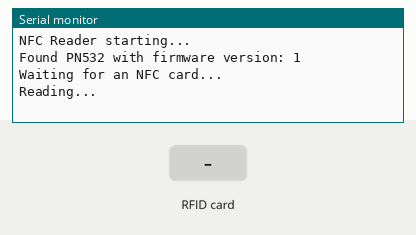
A sketch run on a simulated ESP32. On the bench: the last lines printed to the serial monitor. The test bench sets the inputs (shaded band).

Above: at 1.2 s.
1.3 s: RFID card 01 02 01 01 held to the reader
At 2.6 s:
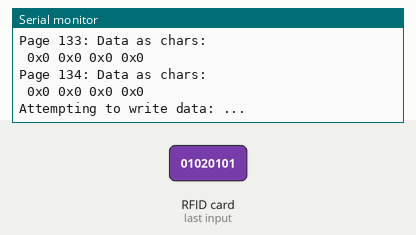
2.8 s: RFID card 00 00 00 BD held to the reader
At 3.1 s:
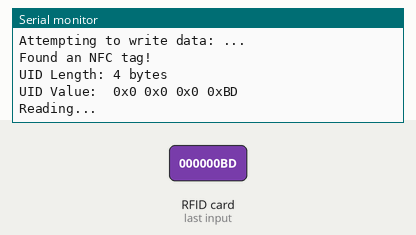
4.3 s: RFID card 04 00 00 FF held to the reader
At 4.8 s:
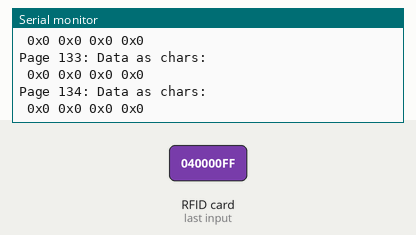
5.8 s: RFID card 5E 7A 19 C4 held to the reader
At 7.4 s:
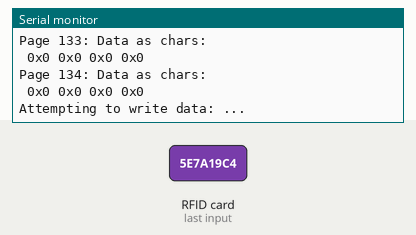
Timing chart, 0 to 8.3 s (numbered marks = the images above; inputs shaded):
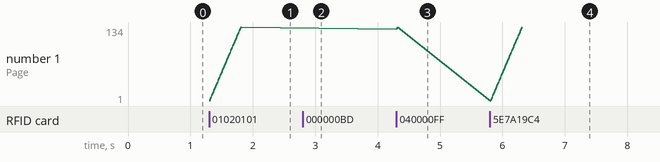

The sketch:

nfc_readwrite.ino
```cpp
#include <Wire.h>
#include <Adafruit_PN532.h>

// Define I2C pins for ESP32
#define SDA_PIN 21
#define SCL_PIN 22
#define RST_PIN 33
#define IRQ_PIN 32

// Define page total
#define NTAG213 36
#define NTAG215 129
#define NTAG216 222

// Create an instance of the PN532 NFC library
Adafruit_PN532 nfc(RST_PIN, IRQ_PIN);

// Define the Key structure
struct Key {
  uint8_t pass[4];  // Assuming PACK is 4 bytes
  uint8_t pack[4];  // Assuming PACK is 4 bytes
};

// Function to read the UID of the NFC tag
bool readNFCUID(uint8_t* uid, uint8_t* uidLength) {
  // Look for an NFC tag (ISO14443A)
  uint8_t success = nfc.readPassiveTargetID(PN532_MIFARE_ISO14443A, uid, uidLength);

  if (success) {
    Serial.println("Found an NFC tag!");

    // Print the UID
    Serial.print("UID Length: ");
    Serial.print(*uidLength, DEC);
    Serial.println(" bytes");

    Serial.print("UID Value: ");
    for (uint8_t i = 0; i < *uidLength; i++) {
      Serial.print(" 0x");
      Serial.print(uid[i], HEX);
    }
    Serial.println("");
    return true;
  }

  Serial.println("No NFC tag found");
  return false;
}

// Function to convert byte array to char array
void byteToCharArray(const uint8_t* byteArray, int byteArraySize, char* charArray) {
  for (int i = 0; i < byteArraySize; i++) {
    charArray[i] = (char)byteArray[i];  // Cast each byte to a char
  }
  charArray[byteArraySize] = '\0';  // Null-terminate the char array (important for strings)
}

// Function to read data starting from a specific page
void readNFCData(uint8_t startPage, uint8_t numPages) {
  uint8_t data[32];  // Buffer to hold the read data

  for (uint8_t page = startPage; page < (startPage + numPages); page++) {
    // Read 4 bytes from the NFC tag starting at the page
    uint8_t success = nfc.mifareclassic_ReadDataBlock(page, data);

    if (success) {
      Serial.print("Page ");
      Serial.print(page);
      Serial.print(": ");

      // Convert the read bytes to a char array
      char charArray[5];                    // 4 bytes + 1 for null terminator
      byteToCharArray(data, 4, charArray);  // Convert 4 bytes per page to char array

      // Print the char array (interpreted as a string)
      Serial.print("Data as chars: ");
      Serial.println(charArray);

      // Print the data in Hex
      for (int j = 0; j < 4; j++) {  // Each page has 4 bytes
        Serial.print(" 0x");
        Serial.print(data[j], HEX);
      }
      Serial.println();
    } else {
      Serial.print("Failed to read page ");
      Serial.println(page);
    }
  }
}

// Function to write data to a specific page
bool writeNFCData(uint8_t page, uint8_t* data, uint8_t dataSize) {
  // Ensure dataSize is 4 bytes for a single NTAG21xx page
  if (dataSize != 4) {
    Serial.println("Error: Data size must be 4 bytes for a single NTAG21xx page.");
    return false;
  }

  // Attempt to write the data to the specified page
  uint8_t success = nfc.ntag2xx_WritePage(page, data);

  // Check for success or failure
  if (success) {
    Serial.println("Succes!");
    return true;  // Return true if write was successful
  } else {
    Serial.print("Failed to write data, error code: ");
    Serial.println(success, HEX);
    return false;
  }
}

void setup(void) {
  // Initialize I2C communication
  Wire.begin(SDA_PIN, SCL_PIN);

  // Initialize serial communication
  Serial.begin(115200);
  Serial.println("NFC Reader starting...");

  // Initialize the NFC reader
  nfc.begin();

  // Check if the PN532 is detected
  uint32_t versiondata = nfc.getFirmwareVersion();
  if (!versiondata) {
    Serial.println("Didn't find PN532");
    while (1)
      ;  // halt
  }

  // Print the version info
  Serial.print("Found PN532 with firmware version: ");
  Serial.println((versiondata >> 16) & 0xFF, HEX);

  // Configure the NFC reader
  nfc.SAMConfig();
  Serial.println("Waiting for an NFC card...");
}

void loop(void) {
  uint8_t writeData[4] = { 0x1, 0x2, 0x1, 0x1 };                         // Data to write
  uint8_t writeconf[4] = { 0x0, 0x0, 0x0, 0xBD };                        // Data to write
  uint8_t writeconfunlock[4] = { 0x4, 0x0, 0x0, 0xFF };                  // Data to write
  uint8_t writeconflock[4] = { 0x4, 0x0, 0x0, 0x0 };                     // Data to write
  uint8_t writeconf3[4] = { 0x0, 0x5, 0x0, 0x0 };                        // Data to write
  uint8_t pwd[4] = { 0x24, 0x4A, 0x7E, 0x64 };                           // Data to write
  uint8_t rst[4] = { 0x00, 0x00, 0x00, 0x00 };                           // Data to write
  uint8_t pack[2] = { 0x00, 0x05 };                                      // Data to write
  Key key = { { 0x24, 0x4A, 0x7E, 0x64 }, { 0x00, 0x05, 0x00, 0x00 } };  // Correctly initialize the Key struct

  uint8_t *cdata[4];

  // Read the UID before writing
  uint8_t uid[7];
  uint8_t uidLength;

  // write NFC config slots
  // if (readNFCUID(uid, &uidLength)) {
  //   Serial.println("writing");
  //   writeNFCData(130, writeconf, 4);
  //   writeNFCData(131, writeconf2, 4);
  //   writeNFCData(132, writeconf3, 4);

  //   nfc.ntag2xx_WritePage(133, pass);

  // } else {
  //   Serial.println("Failed to read UID.");
  // }

  // Read NFC
  Serial.println("Reading...");
  if (readNFCUID(uid, &uidLength)) {
    readNFCData(1, 134);  // Read page to verify written data
  } else {
    Serial.println("Failed to read UID.");
  }

  // Write NFC
  Serial.println("Attempting to write data: ...");
  if (readNFCUID(uid, &uidLength)) {
    // for (int i = 4; i <= NTAG215; i++) {
    //   writeNFCData(i, writeData, 4);
    // }

    // set pwd
    // writeNFCData(134, pack, 2);  // Set PACK
    // writeNFCData(133, pwd, 4);   // Set password (locks the tag)

    // Perform bitwise OR with writeconfunlock and writeconflock
    // for (int i = 0; i < 4; i++) {
    //   cdata[i] = writeconfunlock[i] | writeconflock[i];  // Combine both arrays using bitwise OR
    //   Serial.println(cdata[i]);
    // }

    nfc.ntag2xx_WritePage(0x85, pwd);  // Auth the password
    // nfc.ntag2xx_WritePage(0x86, pack);  // Auth the pack
    // nfc.ntag2xx_WritePage(0x85, rst);  // Send the password rst
    nfc.ntag2xx_WritePage(0x86, rst);  // Send the pack rst

    // set conf pages
    // writeNFCData(131, cdata, 4);

    // writeNFCData(0x83, writeconfunlock, 4);  // unlock

    // nfc.ntag2xx_WritePage(0x85, pwd);  // Auth the password
    // nfc.ntag2xx_WritePage(0x86, pack);  // Auth the pack
    // nfc.ntag2xx_WritePage(0x85, rst);  // Send the password rst
    // nfc.ntag2xx_WritePage(0x86, rst);  // Send the pack rst

  } else {
    Serial.println("Failed to read UID.");
  }

  // Read NFC
  Serial.println("Reading...");
  if (readNFCUID(uid, &uidLength)) {
    readNFCData(130, 5);  // Read page to verify written data
  } else {
    Serial.println("Failed to read UID.");
  }

  delay(1000);  // Wait before the next loop
}
```

Measured:
- after the input at 1.3 s, the serial monitor: prints a new line at once (image 1)
- after the input at 5.8 s, the serial monitor: prints a new line at once (image 4)
